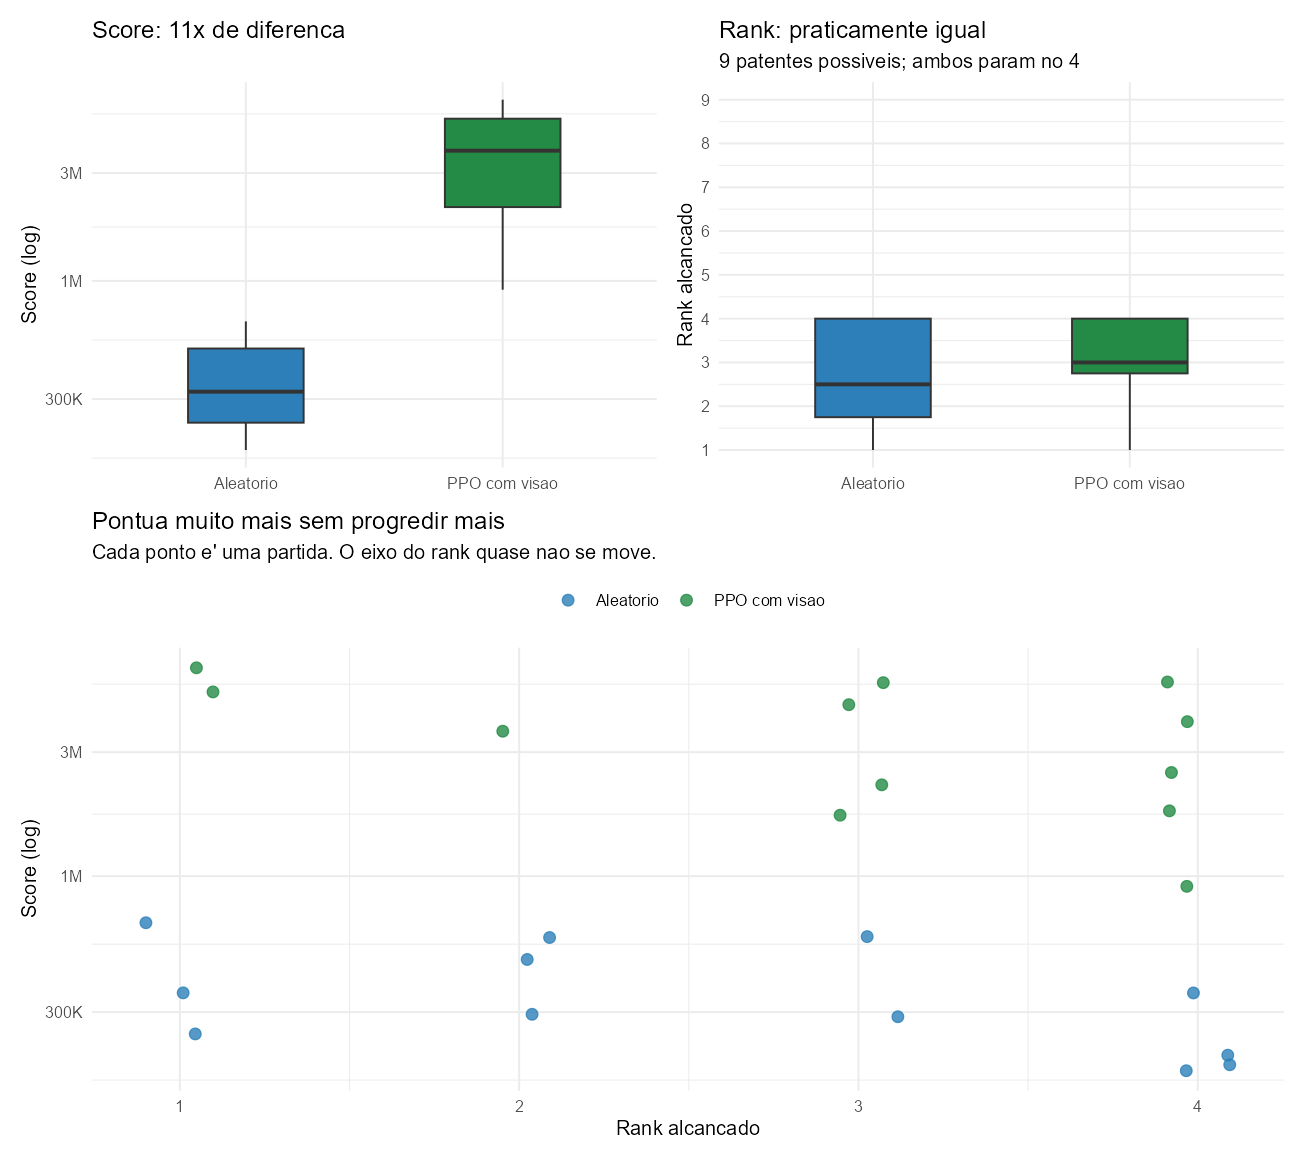

The R source for this figure:
# O agente pontua 11x mais que o acaso e progride igual: nao usa missoes.
suppressMessages({library(data.table); library(ggplot2); library(patchwork)})
d <- fread("C:/Users/drian/Games/pinball_rl/analise/dados/rank_medido.csv")
d[, agente := factor(fifelse(agente == "ppo", "PPO com visao", "Aleatorio"),
                     levels = c("Aleatorio", "PPO com visao"))]

print(as.data.frame(d[, .(n = .N, score_mediano = median(score),
    rank_medio = mean(rank_max), rank_max = max(rank_max),
    prog_medio = mean(prog_max)), by = agente]), digits = 5)

cores <- c("Aleatorio" = "#2c7fb8", "PPO com visao" = "#238b45")

g1 <- ggplot(d, aes(agente, score, fill = agente)) +
  geom_boxplot(width = .45, outlier.size = .8) +
  scale_y_log10(labels = scales::label_number(scale_cut = scales::cut_short_scale())) +
  scale_fill_manual(values = cores, guide = "none") +
  labs(title = "Score: 11x de diferenca", x = NULL, y = "Score (log)") +
  theme_minimal(base_size = 10)

g2 <- ggplot(d, aes(agente, rank_max, fill = agente)) +
  geom_boxplot(width = .45) +
  scale_y_continuous(breaks = 1:9, limits = c(1, 9)) +
  scale_fill_manual(values = cores, guide = "none") +
  labs(title = "Rank: praticamente igual",
       subtitle = "9 patentes possiveis; ambos param no 4",
       x = NULL, y = "Rank alcancado") +
  theme_minimal(base_size = 10)

g3 <- ggplot(d, aes(rank_max, score, colour = agente)) +
  geom_jitter(width = .12, size = 2.4, alpha = .8) +
  scale_y_log10(labels = scales::label_number(scale_cut = scales::cut_short_scale())) +
  scale_x_continuous(breaks = 1:9) +
  scale_colour_manual(values = cores, name = NULL) +
  labs(title = "Pontua muito mais sem progredir mais",
       subtitle = "Cada ponto e' uma partida. O eixo do rank quase nao se move.",
       x = "Rank alcancado", y = "Score (log)") +
  theme_minimal(base_size = 10) + theme(legend.position = "top")

ggsave("C:/Users/drian/Games/pinball_rl/analise/rank.png",
       (g1 | g2) / g3 + plot_layout(heights = c(1, 1.15)),
       width = 9, height = 8, dpi = 145)
cat("rank.png salvo\n")
